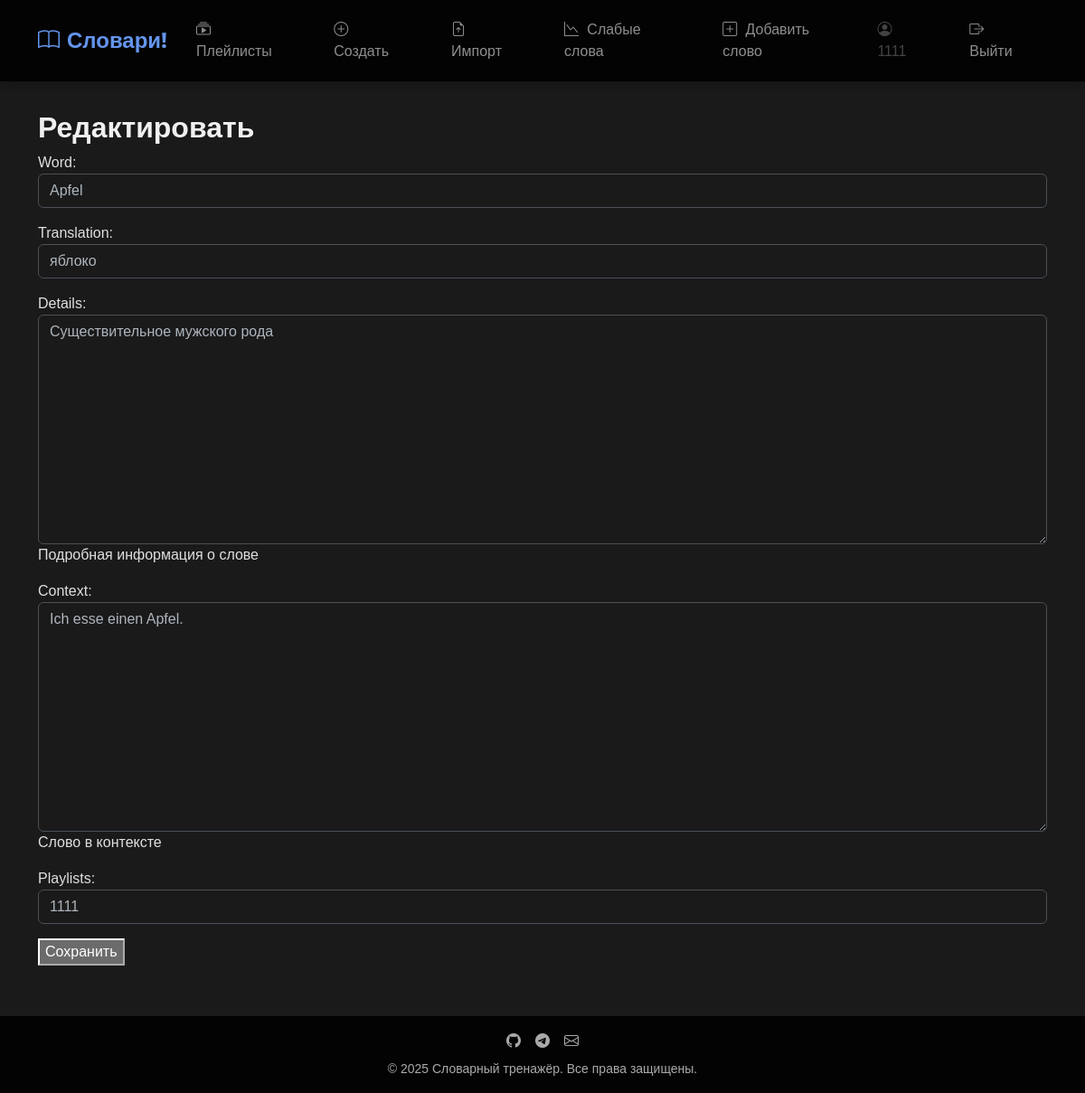
Screenshot of /words/edit/59/ (signed in) with the database file from the repository.
### playlist/models.py (models this page shows, shortened)
class Word(models.Model):
    word = models.CharField(max_length=100)
    translation = models.CharField(max_length=255)
    details = models.TextField(help_text="Подробная информация о слове")
    context = models.TextField(help_text="Слово в контексте")
    playlists = models.ForeignKey(Playlist, on_delete=models.CASCADE, related_name='words')

### playlist/views.py (the view)
# urls.py: path('words/edit/<int:pk>/', views.edit_word, name='edit_word'),
@login_required
def edit_word(request, pk):
    word = get_object_or_404(Word, pk=pk)
    if request.method == 'POST':
        form = WordForm(request.POST, instance=word)
        if form.is_valid():
            form.save()
            return redirect('playlist_list')
    else:
        form = WordForm(instance=word)
    return render(request, 'playlist/edit_word.html', {'form': form})

### playlist/forms.py
class WordForm(forms.ModelForm, BootstrapFormMixin):
    class Meta:
        model = Word
        fields = ['word', 'translation', 'details', 'context', 'playlists']
    def __init__(self, *args, **kwargs):
        user = kwargs.pop('user', None)  # получаем пользователя из kwargs
        super().__init__(*args, **kwargs)
        self.apply_bootstrap_classes()
        if user:
            self.fields['playlists'].queryset = Playlist.objects.filter(user=user)

### playlist/forms.py (called while the page is built)
    def apply_bootstrap_classes(self):
        for field in self.fields.values():
            field.widget.attrs.update({'class': 'form-control'})

### playlist/models.py (called while the page is built)
    def __str__(self):
        return self.title

### playlist/templates/playlist/edit_word.html (shortened to what this page needs)
{% extends "base.html" %}
{% block content %}
  <h2>Редактировать</h2>
  <form method="post">
    {{ form.as_p }}
    <button type="submit">Сохранить</button>
  </form>
{% endblock %}

### templates/base.html (shortened to what this page needs)
{% load static %}
<!DOCTYPE html>
<html lang="ru" data-bs-theme="dark">
<head>
    <link href="https://cdn.jsdelivr.net/npm/bootstrap@5.3.0/dist/css/bootstrap.min.css" rel="stylesheet">
    <link rel="stylesheet" href="https://cdn.jsdelivr.net/npm/bootstrap-icons@1.10.0/font/bootstrap-icons.css">
    <link rel="stylesheet" href="{% static 'css/base.css' %}">
</head>
<body>
    <nav class="navbar navbar-expand-lg navbar-dark">
        <div class="container">
            <a class="navbar-brand d-flex align-items-center" href="{% url 'playlist_list' %}">
                <i class="bi bi-book me-2"></i>Словари!
            </a>
            <div class="collapse navbar-collapse" id="navbarNav">
                <ul class="navbar-nav me-auto">
                    <li class="nav-item">
                        <a class="nav-link" href="{% url 'playlist_list' %}">
                            <i class="bi bi-collection-play"></i> Плейлисты
                        </a>
                    </li>
                    <li class="nav-item">
                        <a class="nav-link" href="{% url 'create_playlist' %}">
                            <i class="bi bi-plus-circle"></i> Создать
                        </a>
                    </li>
                    <li class="nav-item">
                        <a class="nav-link" href="{% url 'bulk_upload_words' %}">
                            <i class="bi bi-file-earmark-arrow-up"></i> Импорт
                        </a>
                    </li>
                    <li class="nav-item">
                        <a class="nav-link" href="{% url 'weak_words_game' %}">
                            <i class="bi bi-graph-down"></i> Слабые слова
                        </a>
                    </li>
                    <li class="nav-item">
                        <a class="nav-link" href="{% url 'create_word' %}">
                            <i class="bi bi-plus-square"></i> Добавить слово
                        </a>
                    </li>
                </ul>
                <ul class="navbar-nav ms-auto">
                    {% if user.is_authenticated %}
                        <li class="nav-item">
                            <span class="nav-link disabled"><i class="bi bi-person-circle"></i> {{ user.username }}</span>
                        </li>
                        <li class="nav-item">
                            <a class="nav-link" href="{% url 'logout' %}"><i class="bi bi-box-arrow-right"></i> Выйти</a>
                        </li>
                    {% endif %}
                </ul>
            </div>
        </div>
    </nav>
    <main class="container flex-grow-1 mb-4 fade-in">
        {% block content %}{% endblock %}
    </main>
    <footer class="py-3 mt-auto">
        <div class="container text-center">
            <div class="d-flex justify-content-center mb-2">
                <a href="#" class="text-secondary mx-2"><i class="bi bi-github"></i></a>
                <a href="#" class="text-secondary mx-2"><i class="bi bi-telegram"></i></a>
                <a href="#" class="text-secondary mx-2"><i class="bi bi-envelope"></i></a>
            </div>
            <p class="mb-0 small">&copy; 2025 Словарный тренажёр. Все права защищены.</p>
        </div>
    </footer>
</body>
</html>

### static/css/base.css (style rules this page uses)
body { font-family: Arial, sans-serif; margin: 0; padding: 0; background: #fafafa; }
nav { background: #333; color: white; padding: 10px; }
nav ul { list-style: none; display: flex; gap: 15px; }
nav ul li a { color: white; text-decoration: none; }
footer { text-align: center; padding: 20px; background: #eee; margin-top: 40px; }

### templates/base.html (style rules this page uses)
:root { --bs-body-bg: #1a1a1a; --bs-dark-bg: #121212; --bs-primary-rgb: 100, 149, 237; --bs-secondary-rgb: 169, 169, 169; --bs-body-font-family: 'Roboto', sans-serif; --bs-heading-font-family: 'Montserrat', sans-serif; }
body { background-color: var(--bs-body-bg); color: #e0e0e0; display: flex; flex-direction: column; min-height: 100vh; }
.navbar { background-color: rgba(0, 0, 0, 0.85) !important; backdrop-filter: blur(10px); box-shadow: 0 2px 10px rgba(0, 0, 0, 0.3); padding: 0.8rem 0; }
.navbar-brand { font-family: var(--bs-heading-font-family); font-weight: 700; font-size: 1.5rem; color: cornflowerblue !important; }
.nav-link { font-weight: 500; padding: 0.5rem 1rem !important; border-radius: 0.5rem; transition: all 0.3s ease; }
.nav-link i { margin-right: 0.3rem; }
main { padding-top: 2rem; padding-bottom: 2rem; }
footer { background-color: rgba(0, 0, 0, 0.85); backdrop-filter: blur(10px); color: #aaa; padding: 1.5rem 0; margin-top: auto; }
h1, h2, h3, h4, h5, h6 { font-family: var(--bs-heading-font-family); font-weight: 600; color: #f0f0f0; }
.fade-in { animation: fadeIn 0.5s ease-out forwards; }

### rows the page displays
Word: word "Apfel", translation "яблоко", details "Существительное мужского рода", context "Ich esse einen Apfel.", playlists "1111"

### other values shown
{{ user.username }} "1111"
